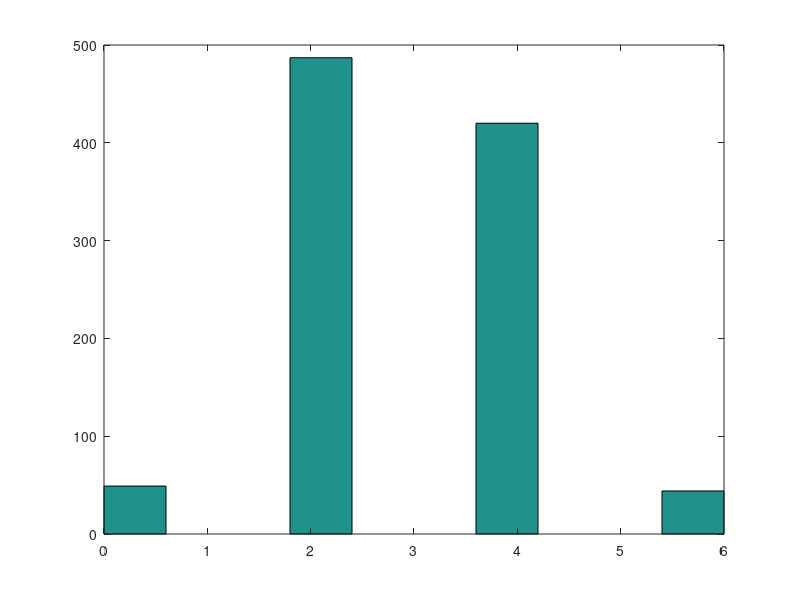

Here is the MATLAB script that generated this plot:
clc;
clear All;
close All;
close 
clear

A=randn(8);
tol=10^-6;
sum_r_e=sum(abs(imag(eig(A)))<tol);
eig_val=eig(A)
sum_r_e


for it=1:1000
    A=randn(10);
    sum_r(it)=sum(abs(imag(eig(A)))<tol);
end
hist(sum_r);